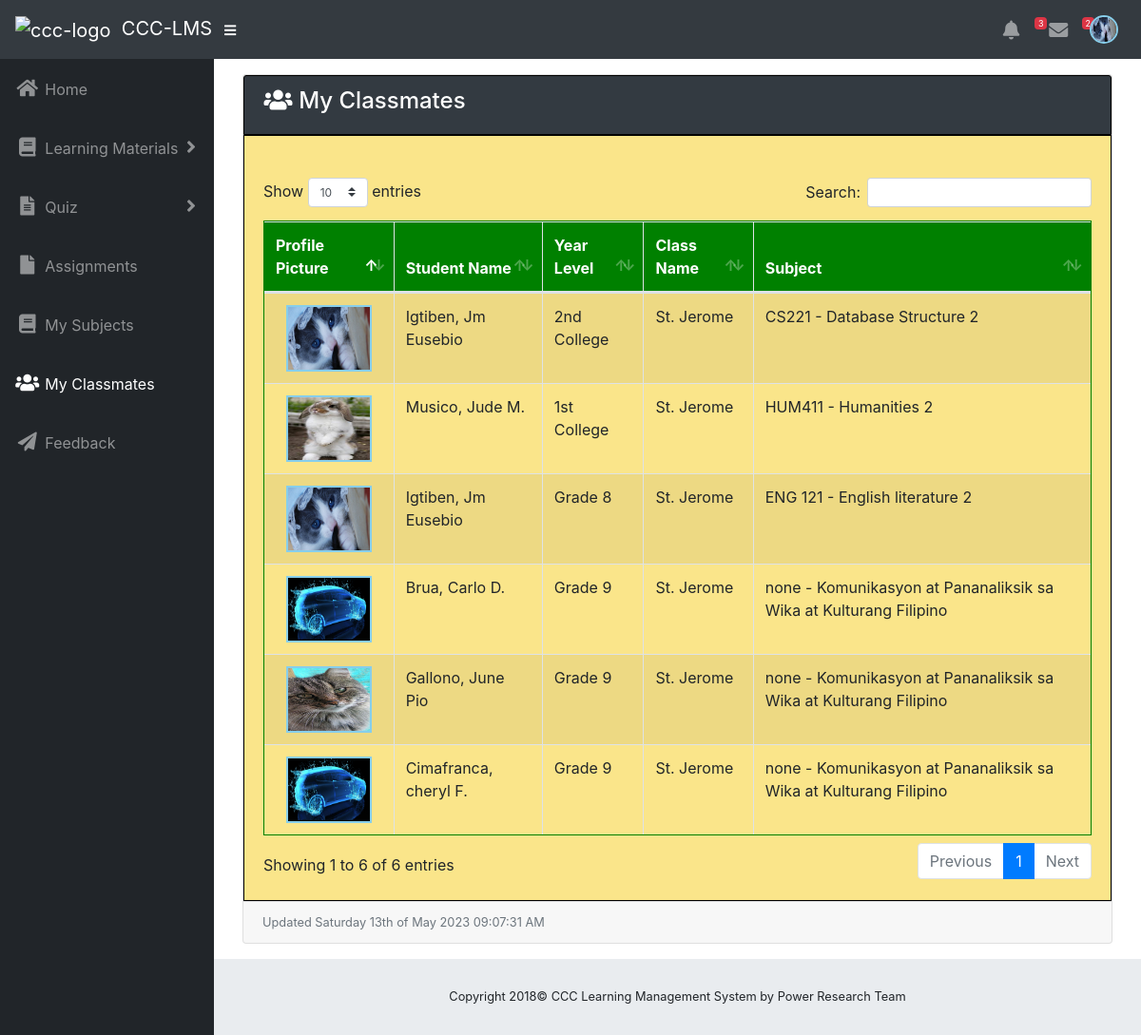
The page /pages/admin/student_classmates.php (signed in) on the database its author committed.
### tables this page shows
CREATE TABLE `tblstudentclass` (
  `studclass_id` int(11) NOT NULL,
  `classid` int(11) NOT NULL,
  `year_level` varchar(20) NOT NULL,
  `studentid` int(11) NOT NULL,
  `subjectid` int(11) NOT NULL,
  `teacherid` int(11) NOT NULL
);

CREATE TABLE `tblstudent` (
  `id` int(50) NOT NULL,
  `images` varchar(256) NOT NULL,
  `lname` varchar(256) NOT NULL,
  `fname` varchar(256) NOT NULL,
  `mname` varchar(256) NOT NULL,
  `contact` varchar(256) NOT NULL,
  `address` varchar(256) NOT NULL,
  `username` varchar(256) NOT NULL,
  `password` varchar(256) NOT NULL,
  `student_number` int(50) NOT NULL,
  `or_number` int(50) NOT NULL
);

CREATE TABLE `tblclass` (
  `class_id` int(11) NOT NULL,
  `classname` varchar(50) NOT NULL,
  `schoolyearid` int(11) NOT NULL,
  `yearlevel` varchar(50) NOT NULL,
  `department` varchar(20) NOT NULL
);

CREATE TABLE `tblsubjects` (
  `s_id` int(11) NOT NULL,
  `subjectname` varchar(50) NOT NULL,
  `Description` varchar(100) NOT NULL,
  `yearlevel` varchar(50) NOT NULL,
  `semester` varchar(50) NOT NULL
);

### pages/admin/student_classmates.php (the view, shortened to what this page needs)
<?php include('admin_header.php');
	include'../connection.php';
?>
  <body id="page-top">
<?php include"student_headerpanel.php";?>
    <div id="wrapper">
      <ul class="sidebar navbar-nav" style="font-size: 20px;">
		<li class="nav-item">
          <a class="nav-link" href="student_page.php">
            <i class="fas fa-fw fa-home"></i>
            <span>Home</span></a>
        </li>
		<li class="nav-item dropdown">
          <a class="nav-link dropdown-toggle" href="#" id="pagesDropdown" role="button" data-toggle="dropdown" aria-haspopup="true" aria-expanded="false">
            <i class="fas fa-fw fa-book"></i>
            <span>Learning Materials</span>
          </a>
		  </li>
		<li class="nav-item dropdown">
          <a class="nav-link dropdown-toggle" href="#" id="pagesDropdown" role="button" data-toggle="dropdown" aria-haspopup="true" aria-expanded="false">
            <i class="fas fa-fw fa-file-text"></i>
            <span>Quiz</span>
          </a>
		  </li>
		<li class="nav-item">
          <a class="nav-link" href="student_assignment.php">
            <i class="fas fa-fw fa-file"></i>
            <span>Assignments</span></a>
        </li>
		<li class="nav-item">
          <a class="nav-link" href="student_subject.php">
            <i class="fas fa-fw fa-book"></i>
            <span>My Subjects</span></a>
        </li>
		<li class="nav-item active">
          <a class="nav-link" href="student_classmates.php">
            <i class="fas fa-fw fa-users"></i>
            <span>My Classmates</span></a>
        </li>
		<li class="nav-item">
          <a class="nav-link" data-toggle="modal" data-target="#feedbackModal">
            <i class="fas fa-fw fa-paper-plane"></i>
            <span>Feedback</span></a>
        </li>
      </ul>
 <div id="content-wrapper">
        <div class="container-fluid">
          <div class="container-fluid">
          <div class="card mb-3">
            <div class="card-header" style = "background-color:rgb(51, 58, 65);color:white;border:1px solid black;">
              <h4><i class="fas fa-fw fa-users"></i>
              My Classmates</div></h4>
            <div class="card-body" style="background-color:rgb(250, 229, 138);border:1px solid black;">
            <br/>
				<div class= "table-responsive">
					<table id="tblstudentclassmates" style="border:solid 1px green;"class="table table-striped table-bordered">
						<thead style="background-color: green;color:white;">
							<tr>
								<th>Profile Picture</th>
                                <th>Student Name</th>
								<th>Year Level</th>
								<th>Class Name</th>
                                <th>Subject</th>
							</tr>
						</thead>
						<tbody>
						  <?php
								 $squery = mysqli_query($con, "select *,st.images as stimg,t.id as teacherid,c.class_id as cid, st.id as stid,
								  sb.s_id as sbid, sc.studclass_id as sid,CONCAT(st.lname, ', ', st.fname, ' ',st.mname) as sname,
								  CONCAT(t.lname, ', ', t.fname, ' ',t.mname) as teachername from tblstudentclass sc
								  left join tblclass c on sc.classid = c.class_id
								  left join tblstudent st on sc.studentid = st.id
								  left join tblsubjects sb on sc.subjectid = sb.s_id
								  left join tblteacher t on sc.teacherid = t.id
								  where sc.classid = '".$_SESSION['student_classid']."' order by sc.classid ASC");
								  while($row = mysqli_fetch_array($squery))
								  {
									echo '
									<tr>
										<td><center><img src="'.$row['stimg'].'"style="height:70px; width:90px;border:2px solid skyblue;"/></center></td>
										<td>'.$row['sname'].'</td>
										<td>'.$row['year_level'].'</td>
										<td>'.$row['classname'].'</td>
										<td>'.$row['subjectname'].' - '.$row['Description'].'</td>
									</tr>
									';
								   }
                           ?>
						</tbody>
					</table>
				</div>
			  </div>
            <div class="card-footer small text-muted">Updated <?php echo date('l jS \of F Y h:i:s A'); ?></div>
          </div>
        </div>
        <footer class="sticky-footer">
          <div class="container my-auto">
            <div class="copyright text-center my-auto">
              <span>Copyright 2018© CCC Learning Management System by Power Research Team</span>
            </div>
          </div>
        </footer>
      </div>
    </div>
  </body>
</html>

### pages/admin/admin_header.php (shortened to what this page needs)
<!DOCTYPE html>
<html lang="en">
  <head>
    <link href="vendor/bootstrap/css/bootstrap.min.css" rel="stylesheet">
    <link href="vendor/fontawesome-free/css/all.min.css" rel="stylesheet" type="text/css">
    <link href="vendor/datatables/dataTables.bootstrap4.css" rel="stylesheet">
    <link href="css/sb-admin.css" rel="stylesheet">
	<link rel="stylesheet" href="https://cdnjs.cloudflare.com/ajax/libs/font-awesome/4.7.0/css/font-awesome.min.css">
  </head>

### pages/admin/student_headerpanel.php (shortened to what this page needs)
 <nav class="navbar navbar-expand navbar-dark bg-dark static-top">
    <a class="navbar-brand mr-1" href="#"><span><img src="images/ccc-logo.png" style="height: 40px; width: 50px" alt="ccc-logo" /> &nbsp;CCC-LMS</span></a>
   <button class="btn btn-link btn-sm text-white order-1 order-sm-0" id="sidebarToggle" href="#">
     <i class="fas fa-bars"></i>
   </button>
   <ul class="navbar-nav ml-auto ml-md-0">
     <li class="nav-item dropdown no-arrow mx-1" style="margin-top: 5px;">
       <a class="nav-link dropdown-toggle" title="Notification" href="#" id="alertsDropdown" name="btn_notification" role="button" data-toggle="dropdown" aria-haspopup="true" aria-expanded="false">
         <i class="fas fa-bell fa-fw" style="font-size:20px"></i>
                  <?php
			if($_SESSION['notify_count'] <= 9 and $_SESSION['notify_count'] >= 1)
			{
				echo'<span class="badge badge-danger" style="font-size:9px">
			     '.$_SESSION['notify_count'].'
				</span>';
			}
?>
       </a>
     </li>
     <li class="nav-item dropdown no-arrow mx-1" style="margin-top: 5px;">
       <a class="nav-link dropdown-toggle"  title="Messages" href="?update='true'" id="messagesDropdown" role="button" data-toggle="dropdown" aria-haspopup="true" aria-expanded="false">
         <i class="fas fa-envelope fa-fw" style="font-size:20px"></i>
<?php
			if($_SESSION['student_message_count'] <= 9 and $_SESSION['student_message_count'] >= 1)
			{
				echo'<span class="badge badge-danger" style="font-size:9px">
			     '.$_SESSION['student_message_count'].'
				</span>';
			}
?>
       </a>
     </li>
     <li class="nav-item dropdown no-arrow">
       <a class="nav-link dropdown-toggle" title="User Account" href="#" id="userDropdown" role="button" data-toggle="dropdown" aria-haspopup="true" aria-expanded="false">
        <?php echo'<img src="'.$_SESSION['student_images'].'" style = " border-radius: 100%;height: 30px; width: 30px; border: 2px solid skyblue;""/>';?>
       </a>
     </li>
   </ul>
 </nav>

### pages/admin/css/sb-admin.css (style rules this page uses)
html { position: relative; min-height: 100%; }
body { height: 100%; }
#wrapper { display: -webkit-box; display: -ms-flexbox; display: flex; }
#wrapper #content-wrapper { overflow-x: hidden; width: 100%; padding-top: 1rem; padding-bottom: 80px; }
.navbar-nav .nav-item.active .nav-link { color: #fff; }
.navbar-nav .nav-item.dropdown .dropdown-toggle::after { width: 1rem; text-align: center; float: right; vertical-align: 0; border: 0; font-weight: 900; content: '\f105'; font-family: 'Font Awesome 5 Free'; }
.navbar-nav .nav-item.dropdown.no-arrow .dropdown-toggle::after { display: none; }
.navbar-nav .nav-item .nav-link .badge { position: absolute; margin-left: 0.75rem; top: 0.3rem; font-weight: 400; font-size: 0.5rem; }
.sidebar { width: 90px !important; background-color: #212529; min-height: calc(100vh - 56px); }
.sidebar .nav-item:last-child { margin-bottom: 1rem; }
.sidebar .nav-item .nav-link { text-align: center; padding: 0.75rem 1rem; width: 90px; }
.sidebar .nav-item .nav-link span { font-size: 0.65rem; display: block; }
.sidebar .nav-item.dropdown .dropdown-toggle::after { display: none; }
.sidebar .nav-item .nav-link { color: rgba(255, 255, 255, 0.5); }
@media (min-width: 768px) { .sidebar { width: 225px !important; } }
@media (min-width: 768px) { .sidebar .nav-item .nav-link { display: block; width: 100%; text-align: left; padding: 1rem; width: 225px; } }
@media (min-width: 768px) { .sidebar .nav-item .nav-link span { font-size: 1rem; display: inline; } }
@media (min-width: 768px) { .sidebar .nav-item.dropdown .dropdown-toggle::after { display: block; } }
:root { --input-padding-x: 0.75rem; --input-padding-y: 0.75rem; }
footer.sticky-footer { display: -webkit-box; display: -ms-flexbox; display: flex; position: absolute; right: 0; bottom: 0; width: calc(100% - 90px); height: 80px; background-color: #e9ecef; }
footer.sticky-footer .copyright { line-height: 1; font-size: 0.8rem; }
@media (min-width: 768px) { footer.sticky-footer { width: calc(100% - 225px); } }

### rows shown on the page
tblstudentclass: studentid.images (picture), sname "Igtiben, Jm Eusebio", year_level "2nd College", classid.classname "St. Jerome", subjectid.subjectname "CS221", subjectid.Description "Database Structure 2"
tblstudentclass: studentid.images (picture), sname "Musico, Jude M.", year_level "1st College", classid.classname "St. Jerome", subjectid.subjectname "HUM411", subjectid.Description "Humanities 2"
tblstudentclass: studentid.images (picture), sname "Igtiben, Jm Eusebio", year_level "Grade 8", classid.classname "St. Jerome", subjectid.subjectname "ENG 121", subjectid.Description "English literature 2"
tblstudentclass: studentid.images (picture), sname "Brua, Carlo D.", year_level "Grade 9", classid.classname "St. Jerome", subjectid.subjectname "none", subjectid.Description "Komunikasyon at Pananaliksik sa Wika at Kulturang Filipino"
tblstudentclass: studentid.images (picture), sname "Gallono, June Pio", year_level "Grade 9", classid.classname "St. Jerome", subjectid.subjectname "none", subjectid.Description "Komunikasyon at Pananaliksik sa Wika at Kulturang Filipino"
tblstudentclass: studentid.images (picture), sname "Cimafranca, cheryl F.", year_level "Grade 9", classid.classname "St. Jerome", subjectid.subjectname "none", subjectid.Description "Komunikasyon at Pananaliksik sa Wika at Kulturang Filipino"

### other values the page prints
$_SESSION['notify_count'] "3"
$_SESSION['student_message_count'] "2"
